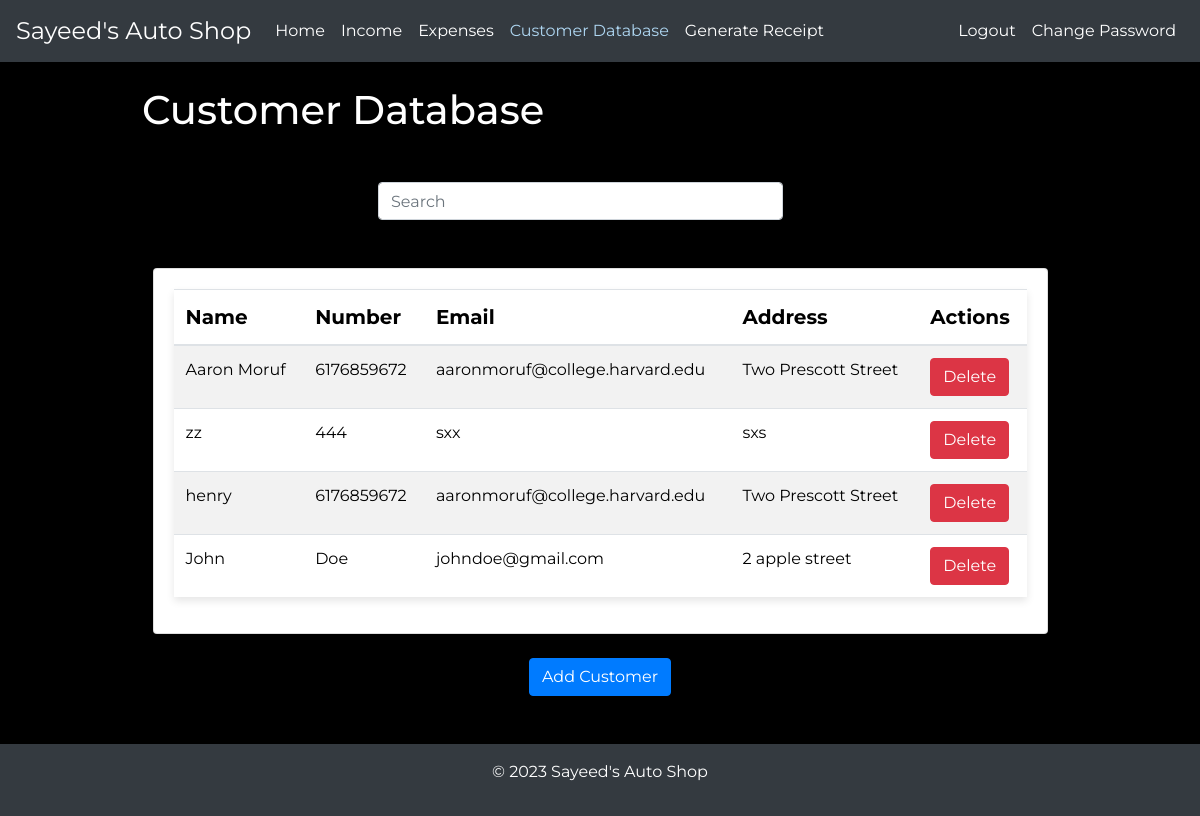
The app's page /customers (signed in) with its own data.
### tables this page shows
CREATE TABLE customers (
    id INTEGER PRIMARY KEY AUTOINCREMENT,
    name TEXT NOT NULL,
    number TEXT NOT NULL,
    email TEXT,
    address TEXT
, username TEXT NOT NULL);

### app.py (the view)
@app.route("/customers")
@login_required
def customers():
    username = session.get("user_id")
    customers_data = customers_data = get_db().execute("SELECT * FROM customers WHERE username = ?", (username,)).fetchall()
    return render_template(
        "customers.html", customers=customers_data, active_page="customers"
    )

### app.py (called while the page is built)
def get_db():
    if "db" not in g:
        g.db = sqlite3.connect(DATABASE)
        g.db.row_factory = sqlite3.Row
    return g.db

@app.after_request
def after_request(response):
    response.headers["Cache-Control"] = "no-cache, no-store, must-revalidate"
    response.headers["Expires"] = 0
    response.headers["Pragma"] = "no-cache"
    return response

### helpers.py (called while the page is built)
def login_required(f):
    @wraps(f)
    def decorated_function(*args, **kwargs):
        if session.get("user_id") is None:
            return redirect("/login")
        return f(*args, **kwargs)
    return decorated_function

### templates/customers.html (shortened to what this page needs)
{% extends 'layout.html' %}
{% block content %}
    <div class="row justify-content-left">
        <h1 class="mb-5 ml-5 custom-margin ">Customer Database</h1>
    </div>
    <div class="row justify-content-center mb-5">
        <div class="col-md-6 text-center">
            <form class="form-inline">
                <input class="form-control w-75 mr-2 ml-5" type="search" placeholder="Search" aria-label="Search" id="search-input">
            </form>
        </div>
    </div>
    <div class="col-md-10 mx-auto">
        <div class="card">
            <div class="card-body">
                <table class="table table-striped" id="customer-table">
                    <thead>
                        <tr class="bold-text large-text">
                            <th scope="col">Name</th>
                            <th scope="col">Number</th>
                            <th scope="col">Email</th>
                            <th scope="col">Address</th>
                            <th scope="col">Actions</th>
                        </tr>
                    </thead>
                    <tbody>
                        {% for customer in customers %}
                            <tr>
                                <td>{{ customer['name'] }}</td>
                                <td>{{ customer['number'] }}</td>
                                <td>{{ customer['email'] }}</td>
                                <td>{{ customer['address'] }}</td>
                                <td>
                                    <form method="post" action="/delete_customer">
                                        <button type="submit" class="btn btn-danger" onclick="return confirm('Are you sure you want to delete this customer?')">Delete</button>
                                    </form>
                                </td>
                            </tr>
                        {% endfor %}
                    </tbody>
                </table>
            </div>
        </div>
    </div>
    <div class="text-center mt-4">
        <a href="/add_customer" class="btn btn-primary">Add Customer</a>
    </div>
{% endblock %}

### templates/layout.html (shortened to what this page needs)
<!DOCTYPE html>
<html lang="en">
    <head>
        <link rel="stylesheet" href="https://maxcdn.bootstrapcdn.com/bootstrap/4.5.2/css/bootstrap.min.css">
        <link rel="stylesheet" href="https://cdnjs.cloudflare.com/ajax/libs/bootstrap-datepicker/1.9.0/css/bootstrap-datepicker.min.css">
        <link rel="stylesheet" href="static/styles.css">
    </head>
    <body class="layout-body">
        <nav class="navbar navbar-expand-lg navbar-dark bg-dark">
            <a class="navbar-brand" style="font-size: 24px;" href="/">Sayeed's Auto Shop</a>
            <div class="collapse navbar-collapse" id="navbarNav">
                <ul class="navbar-nav mr-auto">
                    <li class="nav-item {% if active_page == 'home' %}active{% endif %}">
                        <a class="nav-link" href="/">Home</a>
                    </li>
                    <li class="nav-item {% if active_page == 'income' %}active{% endif %}">
                        <a class="nav-link" href="/income">Income</a>
                    </li>
                    <li class="nav-item {% if active_page == 'expense' %}active{% endif %}">
                        <a class="nav-link" href="/expense">Expenses</a>
                    </li>
                    {% if session.user_id %}
                        <ul class="navbar-nav mr-auto">
                            <li class="nav-item {% if active_page == 'customers' %}active{% endif %}">
                                <a class="nav-link" href="/customers">Customer Database</a>
                            </li>
                            <li class="nav-item {% if active_page == 'generate_receipt' %}active{% endif %}">
                                <a class="nav-link" href="/generate_receipt">Generate Receipt</a>
                            </li>
                        </ul>
                        </ul>
                    {% endif %}
                    {% if session.user_id %}
                        <ul class="navbar-nav ml-auto">
                            <li class="nav-item {% if active_page == 'logout' %}active{% endif %}">
                                <a class="nav-link" href="/logout">Logout</a>
                            </li>
                            <li class="nav-item {% if active_page == 'change_password' %}active{% endif %}">
                                <a class="nav-link" href="/change_password">Change Password</a>
                            </li>
                        </ul>
                    {% endif %}
                </div>
            </nav>
            <main class="container mt-4 mb-5">
                {% block content %}{% endblock %}
            </main>
            <footer class="bg-dark text-white text-center py-3">
                <p>&copy; 2023 Sayeed's Auto Shop</p>
            </footer>
        </html>

### static/styles.css (style rules this page uses)
:root { --primary-color: #3498db; --dark-color: #000; --light-color: #fff; --green-color: #00cc00; --red-color: #ff0000; --blue-color: #AED6F1; }
body { background-color: var(--dark-color); color: var(--light-color); font-family: 'Montserrat'; }
.navbar { background-color: var(--dark-color); }
.navbar-brand, .navbar-nav .nav-link { color: var(--light-color) !important; }
.table { box-shadow: 0 4px 8px rgba(0, 0, 0, 0.1); }
#customer-table td, #income-table td, #expense-table td { color: var(--dark-color) !important; }
#customer-table th, #income-table th, #expense-table th { color: var(--dark-color) !important; }
.bold-text { font-weight: 900; }
.large-text { font-size: 20px; }
.custom-margin { margin-left: 7rem !important; }
.nav-item.active a { color: var(--blue-color) !important; }

### records on screen
customers: name "Aaron Moruf", number "6176859672", email "aaronmoruf@college.harvard.edu", address "Two Prescott Street"
customers: name "zz", number "444", email "sxx", address "sxs"
customers: name "henry", number "6176859672", email "aaronmoruf@college.harvard.edu", address "Two Prescott Street"
customers: name "John", number "Doe", email "johndoe@gmail.com", address "2 apple street"
